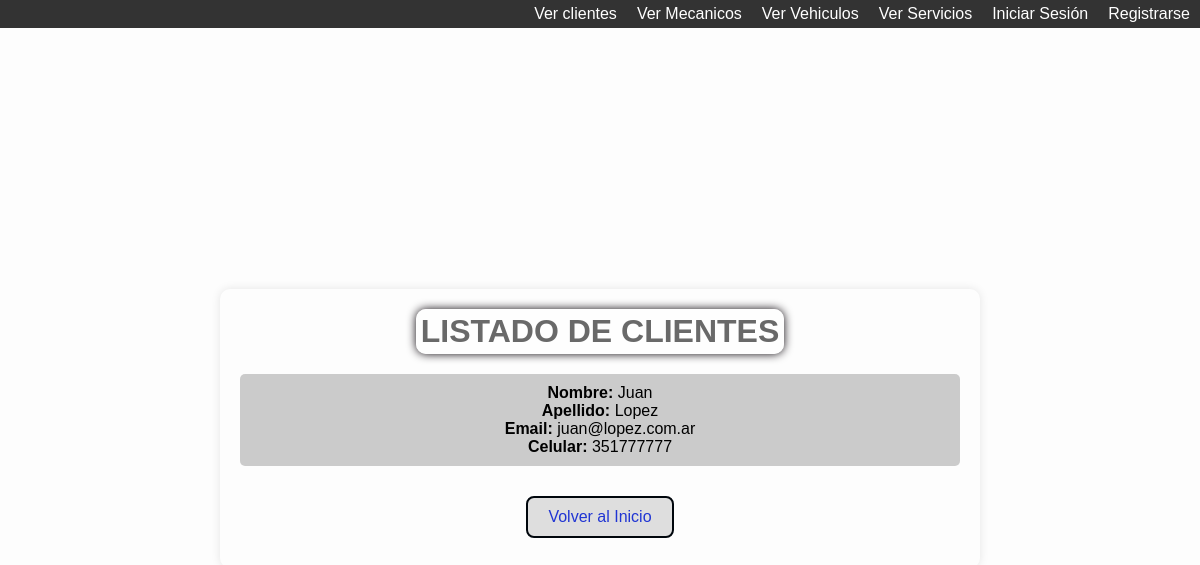
/cliente/list, run on the app's committed database.
### core/models.py (models this page shows, shortened)
class Cliente(models.Model):
    nombre = models.CharField(max_length=30)
    apellido = models.CharField(max_length=30)
    email = models.EmailField()
    celular = models.CharField(max_length=15, null=True, blank=True)

### core/views.py (the view)
# urls.py: path("cliente/list", views.cliente_list, name="cliente_list"),
def cliente_list(request):
    consulta = models.Cliente.objects.all()
    contexto = {"cliente": consulta}
    return render(request, "core/cliente_list.html", contexto)

### core/templates/core/cliente_list.html (shortened to what this page needs)
{% extends 'core/base.html' %}
{% block contenido %}
<div class="overlay">
    <div class="container">
        <h1>LISTADO DE CLIENTES</h1>
        <ul class="list-container">
            {% for cliente in cliente %}
                <li class="list-item">
                     <strong>Nombre:</strong> {{ cliente.nombre }}<br>
                     <strong>Apellido:</strong> {{ cliente.apellido }}<br>
                     <strong>Email:</strong> {{ cliente.email }}<br>
                     <strong>Celular:</strong> {{ cliente.celular }}<br>
                </li>
            {% endfor %}
        </ul>
        <a href="{% url 'index' %}" class="btn btn-back">Volver al Inicio</a>
    </div>
</div>
{% endblock contenido %}

### core/templates/core/navbar.html (style rules this page uses)
body { font-family: 'Arial', sans-serif; margin: 0; padding: 0; box-sizing: border-box; background-color: #f4f4f4; }

### core/templates/core/cliente_list.html (style rules this page uses)
body { font-family: 'Arial', sans-serif; margin: 0; padding: 0; background-image: url('https://img.freepik.com/foto-gratis/cerca-manos-personas-que-trabajan-computadoras_53876-146042.jpg?w=996&t=st=1705700048~exp=1705700648~hmac=eef6f8c36e44514d7362d4c29700bd45502e3ebd8ad19027e04e7cb122d99e12'); background-size: cover; background-position: center; }
.overlay { background-color: rgba(255, 255, 255, 0.8); min-height: 100vh; display: flex; align-items: center; justify-content: center; }
.container { width: 60%; padding: 20px; border-radius: 10px; box-shadow: 0 0 10px rgba(9, 9, 9, 0.1); text-align: center; z-index: 1; }
h1 { width: 50%; margin: auto; padding: 4px; border-radius: 10px; box-shadow: 0 0 10px rgba(15, 9, 15, 41); text-align: center; color: #121212a1; background-color: rgba(255, 255, 255, 0.8); margin-bottom: 20px; }
.btn { margin: 0 10px; padding: 10px 20px; text-decoration: none; color: #fff; background-color: #d0d8df; border: 1px solid #000306; border-radius: 5px; transition: background-color 0.3s ease; }
.list-container { list-style: none; padding: 0; margin-top: 20px; margin-bottom: 20px; }
.list-item { background-color: rgba(183, 183, 183, 0.7); padding: 10px; margin: 5px 0; border-radius: 5px; }
.btn-back { margin: 10px; padding: 10px 20px; text-decoration: none; color: #2035d3; background-color: #dadadae4; border: 2px solid #00060c; border-radius: 8px; transition: background-color 0.3s ease; display: inline-block; }

### data on the page
Cliente: nombre "Juan", apellido "Lopez", email "juan@lopez.com.ar", celular "351777777"
